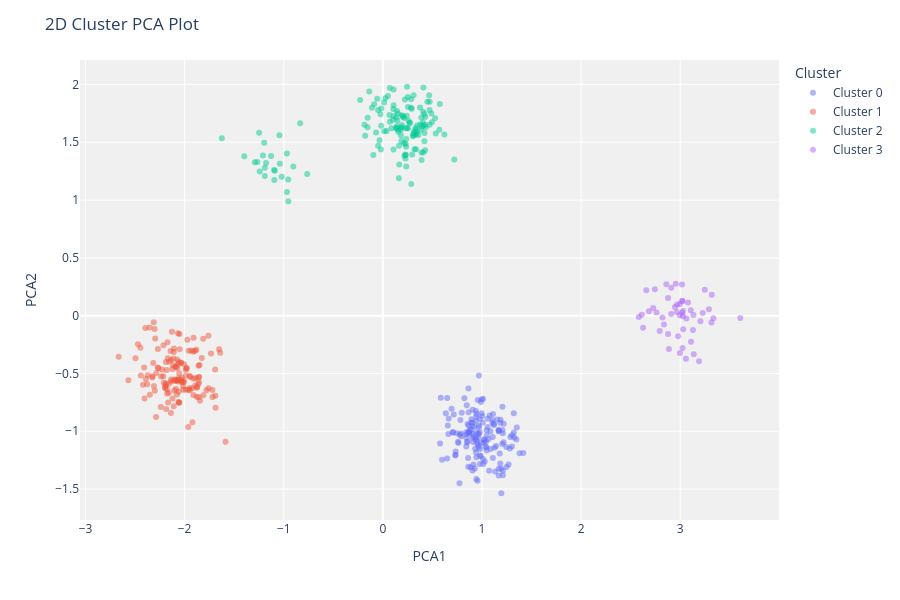

The notebook cell this image was saved under:
### Code cell
# (function) def plot_model(
#     model: Any,
#     plot: str = "cluster",
#     feature: str | None = None,
#     label: bool = False,
#     scale: float = 1,
#     save: bool = False,
#     display_format: str | None = None
# ) -> (str | None)

# Visualize - Elbow Plot to find optimal 'k'
# The elbow is the point of inflection, suggesting the best number of clusters.
plot_model(kmeans, plot='elbow') 

# Visualize - Silhouette Plot (measures separation distance)
# The closer the overall average score is to 1, the better.
plot_model(kmeans, plot='silhouette')

# Visualize - Cluster Plot (2D PCA projection)
# Visualizes the clusters after dimensionality reduction to 2D using PCA.
plot_model(kmeans, plot='cluster')

### Figure 1 — Plotly figure (JSON) as saved in the notebook; plotly's stock layout.template omitted (floating-point values rounded to 4 significant figures; data arrays with more than 128 entries replaced by an {"elided": "..."} marker saying what was removed)
{"data": [{"customdata": {"elided": "157x1 int values"}, "hovertemplate": "Cluster=Cluster 0<br>PCA1=%{x}<br>PCA2=%{y}<br>Feature=%{customdata[0]}<extra></extra>", "legendgroup": "Cluster 0", "marker": {"color": "#636efa", "opacity": 0.5, "symbol": "circle"}, "mode": "markers", "name": "Cluster 0", "orientation": "v", "showlegend": true, "textposition": "top center", "type": "scatter", "x": {"elided": "157 float values"}, "xaxis": "x", "y": {"elided": "157 float values"}, "yaxis": "y"}, {"customdata": {"elided": "147x1 int values"}, "hovertemplate": "Cluster=Cluster 1<br>PCA1=%{x}<br>PCA2=%{y}<br>Feature=%{customdata[0]}<extra></extra>", "legendgroup": "Cluster 1", "marker": {"color": "#EF553B", "opacity": 0.5, "symbol": "circle"}, "mode": "markers", "name": "Cluster 1", "orientation": "v", "showlegend": true, "textposition": "top center", "type": "scatter", "x": {"elided": "147 float values"}, "xaxis": "x", "y": {"elided": "147 float values"}, "yaxis": "y"}, {"customdata": {"elided": "151x1 int values"}, "hovertemplate": "Cluster=Cluster 2<br>PCA1=%{x}<br>PCA2=%{y}<br>Feature=%{customdata[0]}<extra></extra>", "legendgroup": "Cluster 2", "marker": {"color": "#00cc96", "opacity": 0.5, "symbol": "circle"}, "mode": "markers", "name": "Cluster 2", "orientation": "v", "showlegend": true, "textposition": "top center", "type": "scatter", "x": {"elided": "151 float values"}, "xaxis": "x", "y": {"elided": "151 float values"}, "yaxis": "y"}, {"customdata": [[22], [25], [26], [28], [29], [22], [24], [24], [26], [28], [26], [23], [25], [29], [17], [18], [26], [18], [21], [30], [17], [25], [20], [20], [28], [20], [28], [25], [31], [27], [21], [22], [24], [17], [28], [23], [28], [17], [26], [27], [24], [25], [29], [24], [23], [23], [25], [24], [27], [24]], "hovertemplate": "Cluster=Cluster 3<br>PCA1=%{x}<br>PCA2=%{y}<br>Feature=%{customdata[0]}<extra></extra>", "legendgroup": "Cluster 3", "marker": {"color": "#ab63fa", "opacity": 0.5, "symbol": "circle"}, "mode": "markers", "name": "Cluster 3", "orientation": "v", "showlegend": true, "textposition": "top center", "type": "scatter", "x": [2.979, 2.877, 3.03, 3.109, 2.908, 3.227, 3.106, 3.128, 2.947, 3.057, 3.023, 3.028, 2.744, 3.019, 3.319, 2.86, 2.762, 3.019, 3.134, 2.582, 3.248, 2.683, 2.965, 2.91, 2.625, 3.022, 3.19, 3.063, 2.886, 3.137, 3.018, 2.956, 3.028, 3.606, 2.613, 3.29, 2.728, 3.203, 2.658, 2.877, 2.968, 2.995, 2.997, 2.836, 2.997, 2.821, 3.315, 3.079, 2.793, 3.335], "xaxis": "x", "y": [-0.1777, 0.1535, -0.1178, -0.2267, 0.01459, 0.02356, 0.04665, -0.1239, 0.07394, -0.3727, -0.2798, -0.005102, 0.2285, 0.1262, 0.1815, 0.272, 0.02747, 0.2698, 0.005366, -0.01183, 0.2232, 0.03876, 0.03078, 0.2423, -0.1051, 0.1277, -0.3934, -0.02479, -0.2875, -0.3338, 0.02568, 0.2759, 0.03959, -0.0208, 0.007656, 0.0555, 0.06575, -0.0476, 0.22, -0.1596, 0.09709, 0.004346, -0.3238, -0.07559, 0.1003, -0.01674, -0.06019, 0.1128, -0.133, -0.02343], "yaxis": "y"}], "layout": {"height": 600, "legend": {"title": {"text": "Cluster"}, "tracegroupgap": 0}, "margin": {"t": 60}, "plot_bgcolor": "rgb(240,240,240)", "title": {"text": "2D Cluster PCA Plot"}, "xaxis": {"anchor": "y", "domain": [0, 1], "title": {"text": "PCA1"}}, "yaxis": {"anchor": "x", "domain": [0, 1], "title": {"text": "PCA2"}}}}
